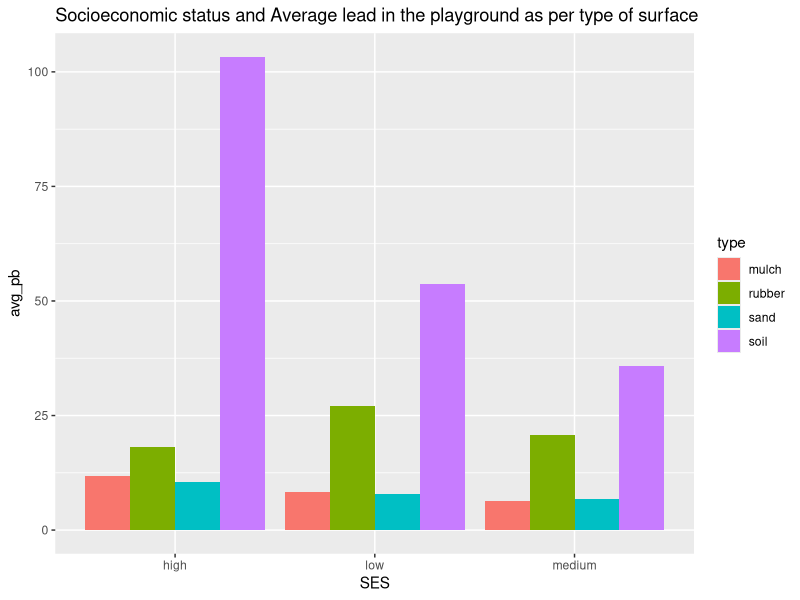

R code for this plot:
## ---- chunk 1
library(tidyverse)
## ---- chunk 2
df <- read.csv("./assignment (8).csv")

head(df)
## ---- chunk 3
str(df)
## ---- chunk 4
df$playground <- as.factor(df$playground)
df$type <- as.factor(df$type)
df$SES <- as.factor(df$SES)
df$peeling_paint <- as.factor(df$peeling_paint)
df$rubber_condition <- as.factor(df$rubber_condition)
df$EJ_criteria <- as.factor(df$EJ_criteria)

str(df)
## ---- chunk 5
df.grouping <- df %>% group_by(SES, type) %>%
                   summarise(avg_pb = mean(avgPb),
                             .groups = 'drop')

df.grouping
## ---- chunk 6
ggplot(data=df.grouping, aes(x=SES, y=avg_pb, fill=type)) +
geom_bar(stat="identity", position=position_dodge()) + ggtitle("Socioeconomic status and Average lead in the playground as per type of surface")
